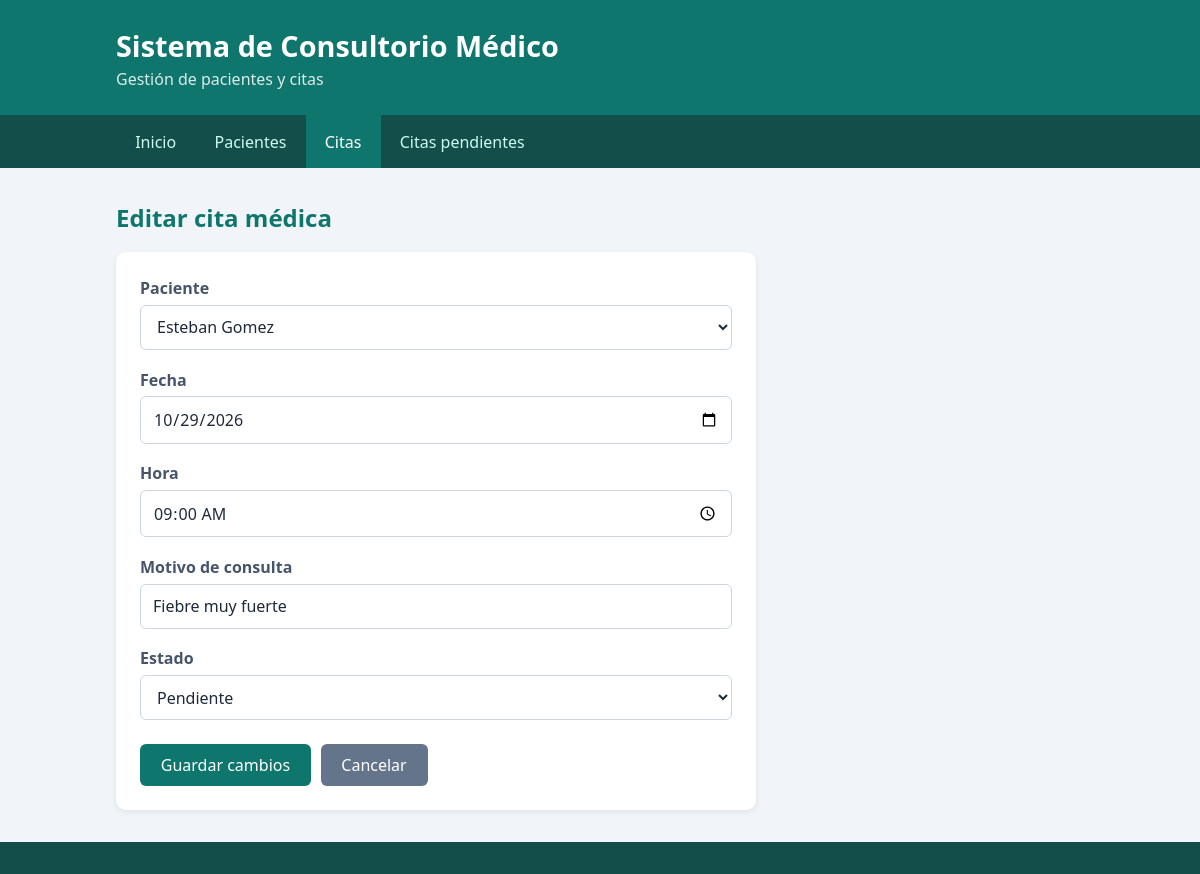
Screenshot of /citas/9/editar/ with the database file from the repository.
### citas/models.py (models this page shows, shortened)
class Cita(models.Model):
    PENDIENTE = "Pendiente"
    CONFIRMADA = "Confirmada"
    CANCELADA = "Cancelada"
    ESTADOS = [
        (PENDIENTE, "Pendiente"),
        (CONFIRMADA, "Confirmada"),
        (CANCELADA, "Cancelada"),
    ]
    paciente = models.ForeignKey(
        Paciente, on_delete=models.CASCADE, related_name="citas"
    )
    fecha = models.DateField()
    hora = models.TimeField()
    motivo = models.CharField(max_length=200)
    estado = models.CharField(max_length=10, choices=ESTADOS, default=PENDIENTE)
    class Meta:
        ordering = ["fecha", "hora"]

### citas/views.py (the view)
# urls.py: path("citas/<int:id>/editar/", views.cita_editar, name="cita_editar"),
def cita_editar(request, id):
    cita = get_object_or_404(Cita, id=id)
    if request.method == "POST":
        form = CitaForm(request.POST, instance=cita)
        if form.is_valid():
            form.save()
            messages.success(request, "Cita médica actualizada correctamente.")
            return redirect("lista_citas")
        _avisar_si_horario_ocupado(request, form)
    else:
        form = CitaForm(instance=cita)
    return render(
        request,
        "citas/formulario.html",
        {
            "form": form,
            "titulo": "Editar cita médica",
            "texto_boton": "Guardar cambios",
            "url_cancelar": "lista_citas",
        },
    )

### citas/models.py (called while the page is built)
    def __str__(self):
        return f"{self.nombre} {self.apellido}"

### citas/templates/citas/formulario.html (shortened to what this page needs)
{% extends "citas/base.html" %}
{% block contenido %}
<h2>{{ titulo }}</h2>
<form method="post" class="formulario" novalidate>
    {% for campo in form %}
    <div class="campo{% if campo.errors %} campo-error{% endif %}">
        <label for="{{ campo.id_for_label }}">{{ campo.label }}</label>
        {{ campo }}
    </div>
    {% endfor %}
    <div class="acciones-formulario">
        <button type="submit" class="boton">{{ texto_boton }}</button>
        <a class="boton boton-gris" href="{% if arg_cancelar %}{% url url_cancelar arg_cancelar %}{% else %}{% url url_cancelar %}{% endif %}">Cancelar</a>
    </div>
</form>
{% endblock %}

### citas/static/citas/css/estilos.css (style rules this page uses)
* { box-sizing: border-box; margin: 0; padding: 0; }
body { font-family: "Segoe UI", Arial, sans-serif; background: #f1f5f9; color: #1e293b; line-height: 1.5; min-height: 100vh; display: flex; flex-direction: column; }
.contenido h2 { margin-bottom: 1rem; color: #0f766e; }
.contenido a { color: #0f766e; }
.boton { display: inline-block; background: #0f766e; color: #fff !important; padding: 0.3rem 0.9rem; border-radius: 6px; text-decoration: none; font-size: 0.9rem; }
button.boton { border: 0; cursor: pointer; font-family: inherit; line-height: inherit; }
.boton-gris { background: #64748b; }
.formulario { background: #fff; max-width: 640px; padding: 1.5rem; border-radius: 10px; box-shadow: 0 2px 6px rgba(0,0,0,0.08); }
.campo { margin-bottom: 1.1rem; }
.campo label { display: block; font-weight: 600; color: #475569; margin-bottom: 0.3rem; }
.campo input, .campo select, .campo textarea { width: 100%; padding: 0.6rem 0.75rem; font: inherit; color: #1e293b; border: 1px solid #cbd5e1; border-radius: 6px; background: #fff; }
.acciones-formulario { display: flex; gap: 0.6rem; flex-wrap: wrap; margin-top: 1.5rem; }
.acciones-formulario .boton { padding: 0.55rem 1.3rem; font-size: 1rem; margin-top: 0; }

### rows the page displays
Cita: form "Esteban Gomez" "10/29/2026" "09:00" "Fiebre muy fuerte" "Pendiente"

### other values shown
{{ titulo }} "Editar cita médica"
{{ campo.label }} "Paciente" "Fecha" "Hora" "Motivo de consulta" "Estado"
{{ texto_boton }} "Guardar cambios"
